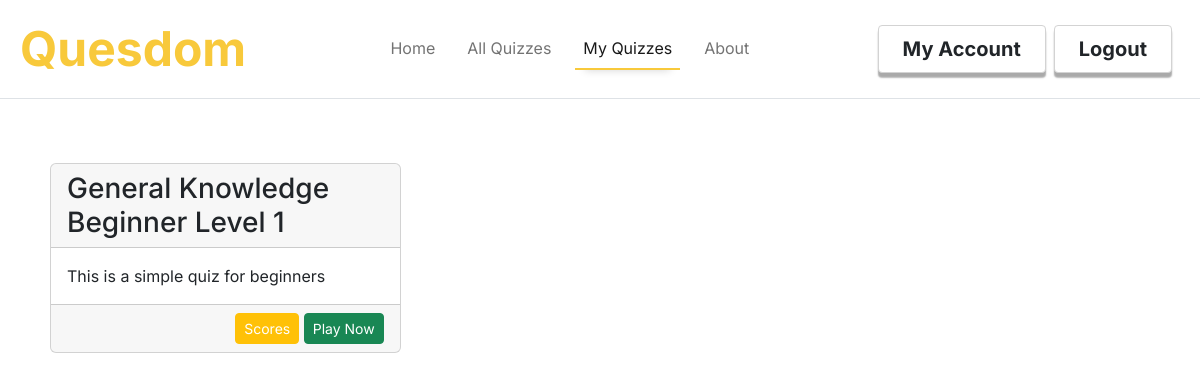
The page /myquizzes (signed in) on the database as committed earlier.
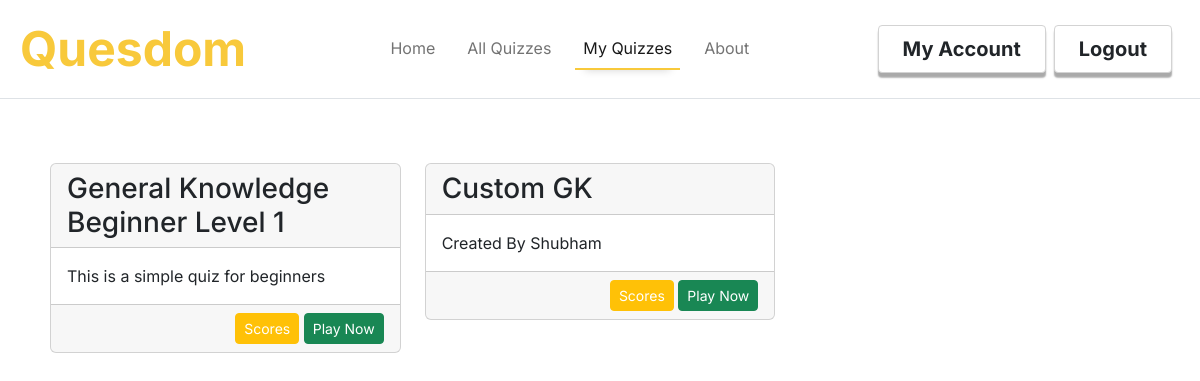
The same page on the database as committed later.
### quesdom/models.py (models this page shows, shortened)
class Quizzes(db.Model):
    id = db.Column(db.Integer, primary_key = True)
    quiz_title = db.Column(db.String(30), nullable= False)
    quiz_description = db.Column(db.String(200), nullable=False)
    quiz_category = db.Column(db.String(20), nullable=False)
    quiz_difficulty = db.Column(db.String(10), nullable=False)
    date_created = db.Column(db.DateTime, nullable=False, default=datetime.utcnow)
    author = db.Column(db.Integer, db.ForeignKey('users.id'), nullable=False)
    created_by = db.relationship('Users',backref='created_by',lazy=True)
    questions = db.relationship('Questions',backref='contains',cascade="all, delete-orphan",lazy=True)

### quesdom/routes.py (the view)
@app.route('/myquizzes')
def myquizzes():
        quizzes_played = get_quizzes_played()
        return render_template('myquizzes.html',title='My Quizzes',quizzes=quizzes_played)

### quesdom/models.py (called while the page is built)
@login_manager.user_loader
def load_user(user_id):
    return Users.query.get(int(user_id))

### quesdom/routes.py (called while the page is built)
def get_quizzes_played():
    quizzes = []
    for answer in Answers.query.all():
            if answer.user_id == current_user.id:
                questions = Questions.query.filter_by(id = answer.question_id)
                for question in questions:
                    quiz = Quizzes.query.get(question.quiz_id)
                    if not quiz.id in quizzes:
                        quizzes.append(quiz.id)
    return Quizzes.query.filter(Quizzes.id.in_(quizzes))

### quesdom/templates/myquizzes.html
{%extends "layout.html"%}
{%block content%}
<div class="content-section row p-2 pt-md-5">
    {%for quiz in quizzes%}
        <div class="col-10 col-sm-5 col-md-4 my-3">
            <div class="card">
                <div class="card-header h3">
                    {{quiz.quiz_title}}
                </div>
                <div class="card-body">
                    {{quiz.quiz_description}}
                </div>
                <div class="card-footer text-end">
                    <a class="btn text-white btn-warning btn-sm" href="{{url_for('scores',quiz_id=quiz.id)}}">Scores</a>
                    <a class="btn btn-success btn-sm" href="{{url_for('playquiz',quiz_id=quiz.id)}}">Play Now</a>
                </div>
            </div>
        </div>
    {%endfor%}
</div>
{%endblock%}

Rows that differ between the two databases and show on the page:
added Quizzes: quiz_title "Custom GK", quiz_description "Created By Shubham"
